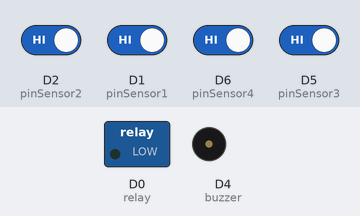
The sketch below on a simulated ESP8266 (NodeMCU). On the bench: switched loads named in the sketch (green lamp = pin HIGH), buzzer (waves = sounding, pin HIGH). The test bench sets the inputs (shaded band); at power-on: D1 (pinSensor1), D2 (pinSensor2), D5 (pinSensor3), D6 (pinSensor4) HIGH. WiFi joins after 1.5 s; servers stay silent unless stated; what the sketch prints to the serial monitor is not drawn.

Above: at 1.9 s.
Timing chart, 0 to 4.8 s (numbered marks = the images above):
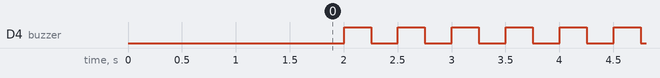

The sketch:

project_monitoring_4_pintu.ino
```cpp
/*
  sensor door pada d1
  pada blynk pilih label value dan set pada v10
*/

#define BLYNK_PRINT Serial
#include <ESP8266WiFi.h>
#include <BlynkSimpleEsp8266.h>


char ssid[] = "KELGHADI"; // isi nama network
char pass[] = "Vitri1972" ; // isi pass wifi, kalau open network isi ""
char auth[] = "7qgGh0Ckqk7BRZfWJXvhUJeYK0WXQ6AL";

#define pinSensor1 D1
#define pinSensor2 D2
#define pinSensor3 D5
#define pinSensor4 D6

#define buzzer D4
#define relay 16          // (d0)

int state1 = 0;
int state2 = 0;
int state3 = 0;
int state4 = 0;

int MODE = 0;
BlynkTimer timer;

void checkBlynk() { // memanggil setiap 3 seconds by SimpleTimer

  bool isconnected = Blynk.connected();
  if (isconnected == false) {
    MODE = 1;

  }
  if (isconnected == true) {
    MODE = 0;

  }
}

void notifySensor() {


  int bacaSensor1 = digitalRead(pinSensor1);
  int bacaSensor2 = digitalRead(pinSensor2);
  int bacaSensor3 = digitalRead(pinSensor3);
  int bacaSensor4 = digitalRead(pinSensor4);

  // SENSOR 1
  if (bacaSensor1 == 1 && state1 == 0 ) {
    Serial.println("SENSOR 1 buka!");
    Blynk.notify("Notif : Pintu terbuka !");
    Blynk.virtualWrite(V1, "OPEN");
    digitalWrite (buzzer, HIGH);  delay (250);    digitalWrite (buzzer, LOW); delay (250);
    digitalWrite (buzzer, HIGH);  delay (250);    digitalWrite (buzzer, LOW); delay (250);
    digitalWrite (buzzer, HIGH);  delay (250);    digitalWrite (buzzer, LOW); delay (250);
    digitalWrite (buzzer, HIGH);  delay (250);    digitalWrite (buzzer, LOW); delay (250);
    digitalWrite (buzzer, HIGH);  delay (250);    digitalWrite (buzzer, LOW); delay (250);
    digitalWrite (buzzer, HIGH);  delay (250);    digitalWrite (buzzer, LOW); delay (250);
    digitalWrite (buzzer, HIGH);  delay (250);    digitalWrite (buzzer, LOW); delay (250);
    digitalWrite (buzzer, HIGH);  delay (250);    digitalWrite (buzzer, LOW); delay (250);
    digitalWrite (buzzer, HIGH);  delay (250);    digitalWrite (buzzer, LOW); delay (250);
    digitalWrite (buzzer, HIGH);  delay (250);    digitalWrite (buzzer, LOW); delay (250);
    digitalWrite (buzzer, HIGH);  delay (250);    digitalWrite (buzzer, LOW); delay (250);
    digitalWrite (buzzer, HIGH);  delay (250);    digitalWrite (buzzer, LOW); delay (250);
    digitalWrite (buzzer, HIGH);  delay (250);    digitalWrite (buzzer, LOW); delay (250);
    digitalWrite (buzzer, HIGH);  delay (250);    digitalWrite (buzzer, LOW); delay (250);
    digitalWrite (buzzer, HIGH);  delay (250);    digitalWrite (buzzer, LOW); delay (250);
    digitalWrite (buzzer, HIGH);  delay (250);    digitalWrite (buzzer, LOW); delay (250);
    digitalWrite (buzzer, HIGH);  delay (250);    digitalWrite (buzzer, LOW); delay (250);
    digitalWrite (buzzer, HIGH);  delay (250);    digitalWrite (buzzer, LOW); delay (250);
    digitalWrite (buzzer, HIGH);  delay (250);    digitalWrite (buzzer, LOW); delay (250);
    digitalWrite (buzzer, HIGH);  delay (250);    digitalWrite (buzzer, LOW); delay (250);

    state1 = 1;
  }
  else if (bacaSensor1 == 0)
  {
    Serial.println("SENSOR 1 tertutup.");
    Blynk.virtualWrite(V1, "CLOSE");
    digitalWrite (buzzer, LOW);
    state1 = 0;
  }

  // SENSOR 2

  if (bacaSensor2 == 1 && state2 == 0 ) {
    Serial.println("SENSOR 2 buka!");
    Blynk.notify("Notif : jendela kecil terbuka !");
    Blynk.virtualWrite(V2, "OPEN");
    digitalWrite (buzzer, HIGH);  delay (250);    digitalWrite (buzzer, LOW); delay (250);
    digitalWrite (buzzer, HIGH);  delay (250);    digitalWrite (buzzer, LOW); delay (250);
    digitalWrite (buzzer, HIGH);  delay (250);    digitalWrite (buzzer, LOW); delay (250);
    digitalWrite (buzzer, HIGH);  delay (250);    digitalWrite (buzzer, LOW); delay (250);
    digitalWrite (buzzer, HIGH);  delay (250);    digitalWrite (buzzer, LOW); delay (250);
    digitalWrite (buzzer, HIGH);  delay (250);    digitalWrite (buzzer, LOW); delay (250);
    digitalWrite (buzzer, HIGH);  delay (250);    digitalWrite (buzzer, LOW); delay (250);
    digitalWrite (buzzer, HIGH);  delay (250);    digitalWrite (buzzer, LOW); delay (250);
    digitalWrite (buzzer, HIGH);  delay (250);    digitalWrite (buzzer, LOW); delay (250);
    digitalWrite (buzzer, HIGH);  delay (250);    digitalWrite (buzzer, LOW); delay (250);
    digitalWrite (buzzer, HIGH);  delay (250);    digitalWrite (buzzer, LOW); delay (250);
    digitalWrite (buzzer, HIGH);  delay (250);    digitalWrite (buzzer, LOW); delay (250);
    digitalWrite (buzzer, HIGH);  delay (250);    digitalWrite (buzzer, LOW); delay (250);
    digitalWrite (buzzer, HIGH);  delay (250);    digitalWrite (buzzer, LOW); delay (250);
    digitalWrite (buzzer, HIGH);  delay (250);    digitalWrite (buzzer, LOW); delay (250);
    digitalWrite (buzzer, HIGH);  delay (250);    digitalWrite (buzzer, LOW); delay (250);
    digitalWrite (buzzer, HIGH);  delay (250);    digitalWrite (buzzer, LOW); delay (250);
    digitalWrite (buzzer, HIGH);  delay (250);    digitalWrite (buzzer, LOW); delay (250);
    digitalWrite (buzzer, HIGH);  delay (250);    digitalWrite (buzzer, LOW); delay (250);
    digitalWrite (buzzer, HIGH);  delay (250);    digitalWrite (buzzer, LOW); delay (250);
state2 = 1;
  }
  else if (bacaSensor2 == 0)
  {
    Serial.println("SENSOR 2 tertutup.");
    Blynk.virtualWrite(V2, "CLOSE");
    digitalWrite (buzzer, LOW);
    state2 = 0;
  }

  // SENSOR 3

  if (bacaSensor3 == 1 && state3 == 0 ) {
    Serial.println("SENSOR 3 buka!");
    Blynk.notify("Notif : jendela 1 terbuka !");
    Blynk.virtualWrite(V3, "OPEN");
    digitalWrite (buzzer, HIGH);  delay (250);    digitalWrite (buzzer, LOW); delay (250);
    digitalWrite (buzzer, HIGH);  delay (250);    digitalWrite (buzzer, LOW); delay (250);
    digitalWrite (buzzer, HIGH);  delay (250);    digitalWrite (buzzer, LOW); delay (250);
    digitalWrite (buzzer, HIGH);  delay (250);    digitalWrite (buzzer, LOW); delay (250);
    digitalWrite (buzzer, HIGH);  delay (250);    digitalWrite (buzzer, LOW); delay (250);
    digitalWrite (buzzer, HIGH);  delay (250);    digitalWrite (buzzer, LOW); delay (250);
    digitalWrite (buzzer, HIGH);  delay (250);    digitalWrite (buzzer, LOW); delay (250);
    digitalWrite (buzzer, HIGH);  delay (250);    digitalWrite (buzzer, LOW); delay (250);
    digitalWrite (buzzer, HIGH);  delay (250);    digitalWrite (buzzer, LOW); delay (250);
    digitalWrite (buzzer, HIGH);  delay (250);    digitalWrite (buzzer, LOW); delay (250);
    digitalWrite (buzzer, HIGH);  delay (250);    digitalWrite (buzzer, LOW); delay (250);
    digitalWrite (buzzer, HIGH);  delay (250);    digitalWrite (buzzer, LOW); delay (250);
    digitalWrite (buzzer, HIGH);  delay (250);    digitalWrite (buzzer, LOW); delay (250);
    digitalWrite (buzzer, HIGH);  delay (250);    digitalWrite (buzzer, LOW); delay (250);
    digitalWrite (buzzer, HIGH);  delay (250);    digitalWrite (buzzer, LOW); delay (250);
    digitalWrite (buzzer, HIGH);  delay (250);    digitalWrite (buzzer, LOW); delay (250);
    digitalWrite (buzzer, HIGH);  delay (250);    digitalWrite (buzzer, LOW); delay (250);
    digitalWrite (buzzer, HIGH);  delay (250);    digitalWrite (buzzer, LOW); delay (250);
    digitalWrite (buzzer, HIGH);  delay (250);    digitalWrite (buzzer, LOW); delay (250);
    digitalWrite (buzzer, HIGH);  delay (250);    digitalWrite (buzzer, LOW); delay (250);

    state3 = 1;
  }
  else if (bacaSensor3 == 0)
  {
    Serial.println("SENSOR 3 tertutup.");
    Blynk.virtualWrite(V3, "CLOSE");
    digitalWrite (buzzer, LOW);
    state3 = 0;
  }

  // SENSOR 4

  if (bacaSensor4 == 1 && state4 == 0 ) {
    Serial.println("SENSOR 4 buka!");
    Blynk.notify("Notif : jendela 2 terbuka !");
    Blynk.virtualWrite(V4, "OPEN");
    digitalWrite (buzzer, HIGH);  delay (250);    digitalWrite (buzzer, LOW); delay (250);
    digitalWrite (buzzer, HIGH);  delay (250);    digitalWrite (buzzer, LOW); delay (250);
    digitalWrite (buzzer, HIGH);  delay (250);    digitalWrite (buzzer, LOW); delay (250);
    digitalWrite (buzzer, HIGH);  delay (250);    digitalWrite (buzzer, LOW); delay (250);
    digitalWrite (buzzer, HIGH);  delay (250);    digitalWrite (buzzer, LOW); delay (250);
    digitalWrite (buzzer, HIGH);  delay (250);    digitalWrite (buzzer, LOW); delay (250);
    digitalWrite (buzzer, HIGH);  delay (250);    digitalWrite (buzzer, LOW); delay (250);
    digitalWrite (buzzer, HIGH);  delay (250);    digitalWrite (buzzer, LOW); delay (250);
    digitalWrite (buzzer, HIGH);  delay (250);    digitalWrite (buzzer, LOW); delay (250);
    digitalWrite (buzzer, HIGH);  delay (250);    digitalWrite (buzzer, LOW); delay (250);
    digitalWrite (buzzer, HIGH);  delay (250);    digitalWrite (buzzer, LOW); delay (250);
    digitalWrite (buzzer, HIGH);  delay (250);    digitalWrite (buzzer, LOW); delay (250);
    digitalWrite (buzzer, HIGH);  delay (250);    digitalWrite (buzzer, LOW); delay (250);
    digitalWrite (buzzer, HIGH);  delay (250);    digitalWrite (buzzer, LOW); delay (250);
    digitalWrite (buzzer, HIGH);  delay (250);    digitalWrite (buzzer, LOW); delay (250);
    digitalWrite (buzzer, HIGH);  delay (250);    digitalWrite (buzzer, LOW); delay (250);
    digitalWrite (buzzer, HIGH);  delay (250);    digitalWrite (buzzer, LOW); delay (250);
    digitalWrite (buzzer, HIGH);  delay (250);    digitalWrite (buzzer, LOW); delay (250);
    digitalWrite (buzzer, HIGH);  delay (250);    digitalWrite (buzzer, LOW); delay (250);
    digitalWrite (buzzer, HIGH);  delay (250);    digitalWrite (buzzer, LOW); delay (250);

    state4 = 1;
  }
  else if (bacaSensor4 == 0)
  {
    Serial.println("SENSOR 4 tertutup.");
    Blynk.virtualWrite(V4, "CLOSE");
    digitalWrite (buzzer, LOW);
    state4 = 0;
  }


}

void setup() {
  Serial.begin(9600);
  Blynk.begin(auth, ssid, pass);
  pinMode(pinSensor1, INPUT_PULLUP);
  pinMode(pinSensor2, INPUT_PULLUP);
  pinMode(pinSensor3, INPUT_PULLUP);
  pinMode(pinSensor4, INPUT_PULLUP);
  pinMode(buzzer, OUTPUT);
  pinMode (relay , OUTPUT);
  timer.setInterval(200L, notifySensor);
  timer.setInterval(3000L, checkBlynk);

}

void loop() {
  Blynk.run();
  timer.run();
}
```

Measured:
- by itself, D4 (buzzer): alternates HIGH for 0.25 s and LOW for 0.25 s, 160 changes in all, then stays LOW
